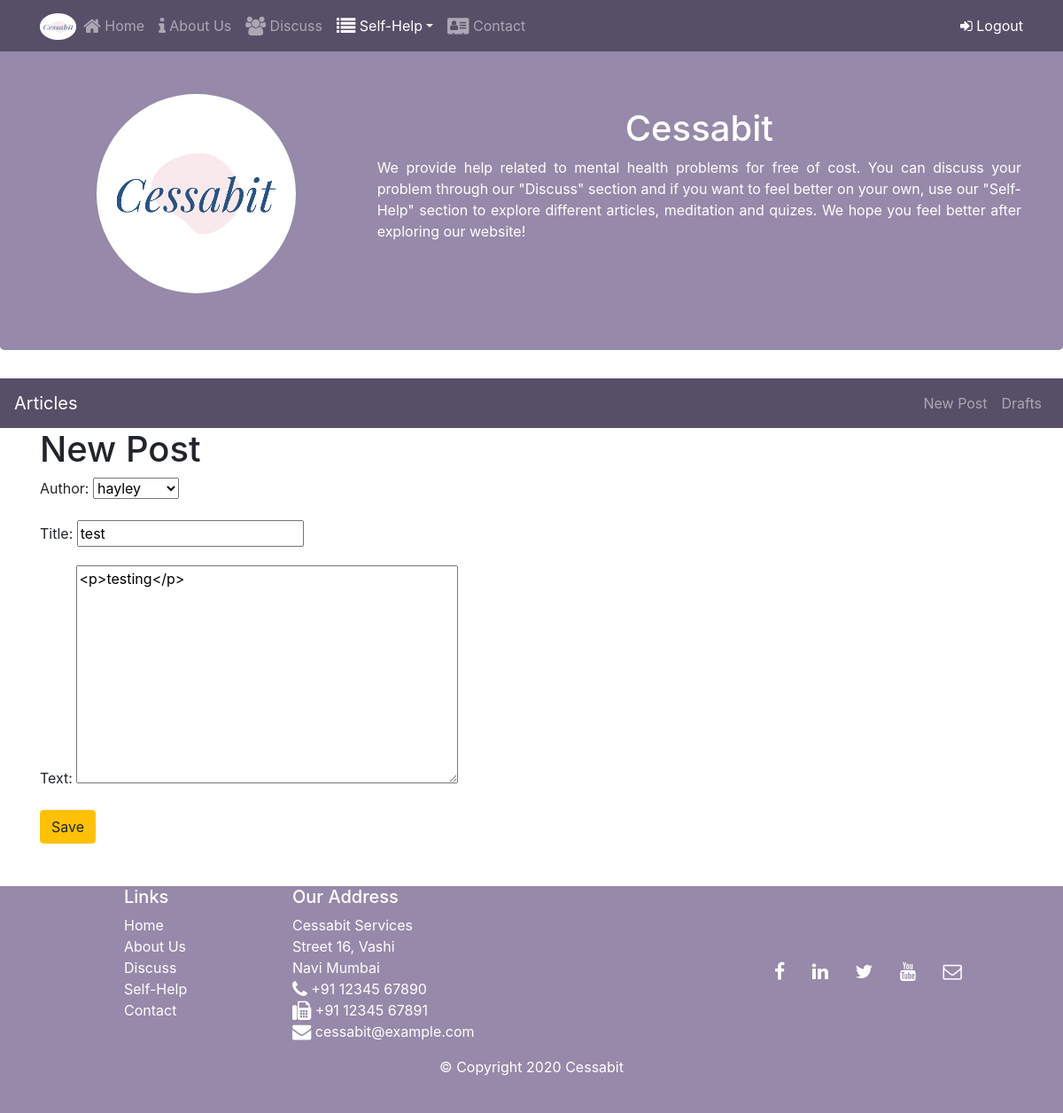
/article/post/20/edit (signed in), run on the app's committed database.
### article/models.py (models this page shows, shortened)
class Post(models.Model):
    author = models.ForeignKey('auth.User', on_delete=models.CASCADE)
    title = models.CharField(max_length=200)
    text=models.TextField()
    created_date = models.DateTimeField(default=timezone.now())
    published_date = models.DateTimeField(blank=True,null=True)

### article/views.py (the view)
# urls.py: path('post/<int:pk>/edit', views.PostUpdateView.as_view(), name='post_edit'),
class PostUpdateView(LoginRequiredMixin, UpdateView):
    login_url = '/login/' # if this person is not logged in, where should this person go? To login_url
    redirect_field_name = 'article/post_detail.html'
    form_class = PostForm
    model = Post

### article/forms.py
class PostForm(forms.ModelForm):
    class Meta():
        model = Post
        fields = ('author', 'title', 'text')
        widgets = {
            'title' : forms.TextInput(attrs={'class':'TextInputClass'}), #TextInputClass is our class
            'text'  : forms.Textarea(attrs={'class':'editable medium-editor-textarea postcontent'}), #postcontent class is our class
        }

### article/templates/article/post_form.html (shortened to what this page needs)
{% extends "basic_app/base.html" %}
{% load static %}
{% block content %}
<nav>
      <nav class="navbar navbar-dark navbar-expand-md fixed-top">
        <div class="container">
            <a class="navbar-brand mr-auto" href="{% url 'index' %}"><img src="{% static 'images/logo3.png' %}" height="30" width="41"></a>
            <div class="collapse navbar-collapse" id="Navbar">
            <ul class="navbar-nav mr-auto">
                <li class="nav-item"><a class="nav-link" href="{% url 'index' %}"><span class="fa fa-home fa-lg"></span> Home</a></li>
                <li class="nav-item"><a class="nav-link " href="{% url 'basic_app:about' %}"><span class="fa fa-info fa-lg"></span> About Us</a></li>
                <li class="nav-item"><a class="nav-link" href="{% url 'basic_app:discuss' %}"><span class="fa fa-users fa-lg"></span> Discuss</a></li>
                <li class="nav-item">
                  <div class="dropdown">
                    <a class="dropdown-toggle nav-link active" data-toggle="dropdown" href="#"><span class="fa fa-list fa-lg"></span> Self-Help</a>
                  </div>
                </li>
                <li class="nav-item"><a class="nav-link" href="{% url 'basic_app:contact' %}"><span class="fa fa-address-card fa-lg"></span> Contact</a></li>
            </ul>
            {% if user.is_authenticated %}
            <span class="navbar-text">
                <a href="{% url 'accounts:logout' %}" id="logoutButton">
                    <span class="fa fa-sign-in"></span> Logout
                </a>
            </span>
            {% else %}
            <span class="navbar-text">
                <a href="{% url 'accounts:login' %}" id="loginButton">
                    <span class="fa fa-sign-in"></span> Login
                </a>
            </span>
            {% endif %}
        </div>
        </div>
      </nav>
  </nav>
  <header class="jumbotron vertical-center header">
       <div class="container">
           <div class="row row-header">
             <div class="col-12 col-sm-4 align-self-center">
                 <div class="text-center">
                 <img src="{% static 'images/logo2.png' %}" class="img-fluid rounded-circle" id="logo">
                </div>
              </div>
               <div class="col-12 col-sm-8 header-text">
                   <h1>Cessabit</h1>
                   <p>We provide help related to mental health problems for free of cost. You can discuss your problem through our "Discuss" section and if you want to feel better on your own, use our "Self-Help" section to explore different articles, meditation and quizes. We hope you feel better after exploring our website!</p>
               </div>
           </div>
       </div>
   </header>
   <div class="navbar navbar-expand-lg navbar-dark techfont custom-navbar articlenav">
      <a class="navbar-brand bigbrand" href="{% url 'article:post_list' %}">Articles</a>
        <div class="collapse navbar-collapse" id="navbarNav">
          <ul class="navbar-nav ml-auto">
            {% if user.is_authenticated %}
             <li class="nav-item">
               <a class="nav-link" href="{% url 'article:post_new' %}">New Post</a>
             </li>
             <li class="nav-item">
               <a class="nav-link" href="{% url 'article:post_draft_list' %}">Drafts</a>
             </li>
            {% endif %}
          </ul>
        </div>
    </div>
   <div class="container">
     <div class="row">
       <div class="col-md-8">
         <div class="blog_posts">
           <h1> New Post</h1>
            <form class="post-form" method="POST">
              {{form.as_p}}
              <button type="submit" class='save btn btn-warning'>Save</button>
            </form>
         </div>
       </div>
     </div>
   </div>
{% endblock %}

### basic_app/static/css/master.css (style rules this page uses)
h1 { color: #00000H; }
.header-text { margin-top: 5%; text-align: center; }
.header-text p { text-align: justify; }
nav, .articlenav { background-color: #574E68; }
.articlenav { background-color: #574E68; }
.header, .footer { background-color: #9689a9; color: #ffffff; }
#logo { margin-top: 12% }

### data on the page
Post: author "hayley", title "test", text "<p>testing</p>"
